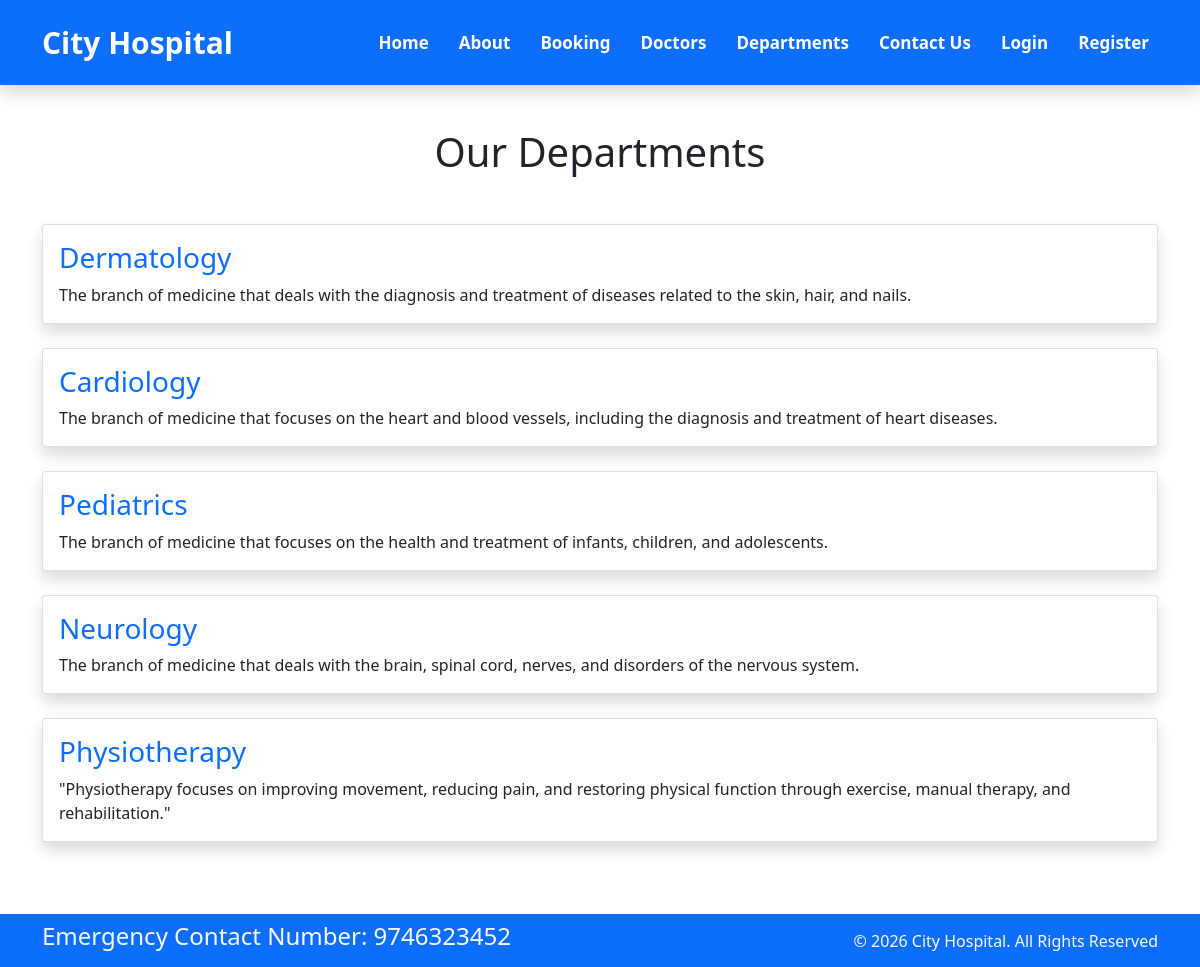
Screenshot of /department with the database file from the repository.
### home/models.py (models this page shows, shortened)
class Departments(models.Model):
    dep_name = models.CharField(max_length=100)
    dep_description =models.TextField()

### home/views.py (the view)
# urls.py: path('department', views.department,name='department'),
def department(request):
    dict_dept={
        'dept' : Departments.objects.all()
    }
    return render(request,'department.html',dict_dept)

### templates/department.html (shortened to what this page needs)
{% extends 'base.html' %}
{% block content %}
<div class="container py-5">
    <h1 class="text-center mb-5">Our Departments</h1>
    {% for d in dept %}
    <div class="card shadow mb-4">
        <div class="card-body">
            <h3 class="text-primary">{{ d.dep_name }}</h3>
            <p class="mb-0">
                {{ d.dep_description }}
            </p>
        </div>
    </div>
    {% endfor %}
</div>
{% endblock %}

### rows the page displays
Departments: dep_name "Dermatology", dep_description "The branch of medicine that deals with the diagnosis and treatment of diseases related to the skin, hair, and nails."
Departments: dep_name "Cardiology", dep_description "The branch of medicine that focuses on the heart and blood vessels, including the diagnosis and treatment of heart diseases."
Departments: dep_name "Pediatrics", dep_description "The branch of medicine that focuses on the health and treatment of infants, children, and adolescents."
Departments: dep_name "Neurology", dep_description "The branch of medicine that deals with the brain, spinal cord, nerves, and disorders of the nervous system."
Departments: dep_name "Physiotherapy", dep_description "\"Physiotherapy focuses on improving movement, reducing pain, and restoring physical function through exercise, manual therapy, and rehabilitation.\""
